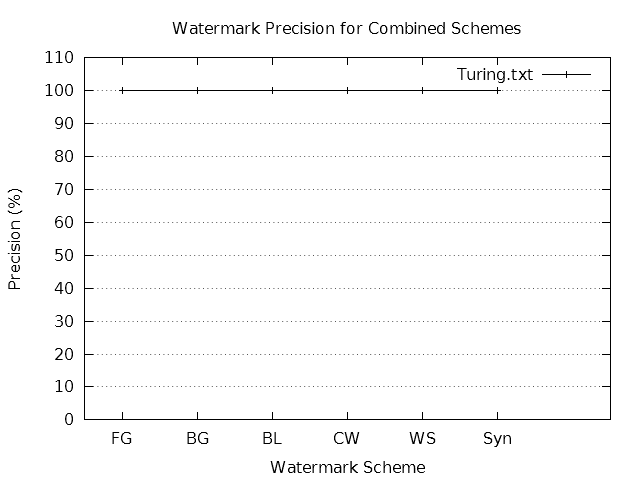

This chart was generated by the following gnuplot code:
#terminal = "pngcairo"
#output = "precision-all.png"

if (!exists("input")) input = "prc-all-manual.dat"

set datafile missing "NaN"
stats input using 3 nooutput

if (!exists("fileCount")) {
	fileCount = STATS_blocks
}

if (!exists("schemeCount")) {
	schemeCount = (STATS_records + STATS_invalid) / STATS_blocks
}

if (exists("terminal")) {
	set terminal terminal mono solid
}
else {
	set terminal windows monochrome solid
}

if (exists("output")) set output output

set title "Watermark Precision for Combined Schemes"
set style data linespoints
set key autotitle columnhead left bottom

set ylabel "Precision (%)"
set yrange [ 0 : 110 ]
set ytics 10
set grid ytics

set xlabel "Watermark Scheme"
set xrange [ -0.5 : schemeCount - 0.5 ]

plot for [ i = 1 : fileCount ] input using 3 : xticlabels(1) index i - 1
